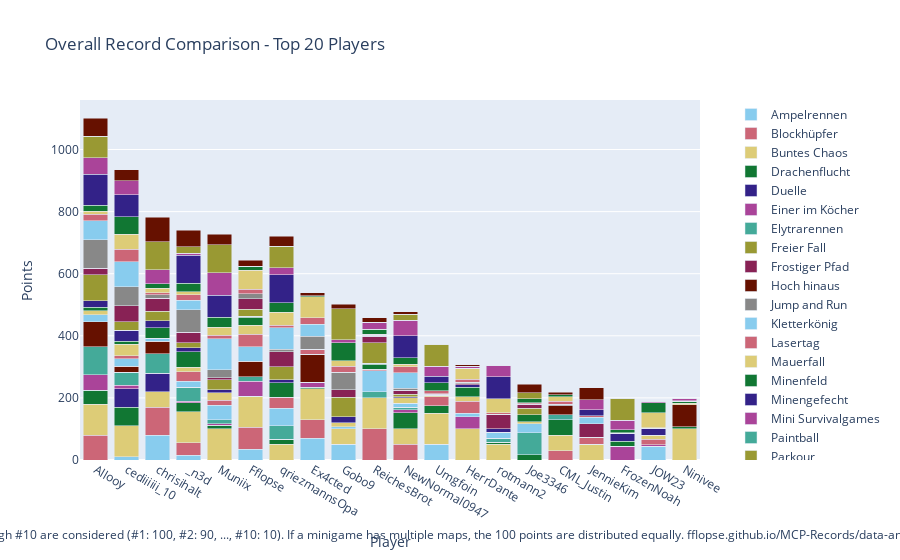

This figure's notebook cell:
### Code cell
import plotly.graph_objects as go

# Sum all columns to get the total score
outDf['Total'] = outDf.sum(axis=1)

# Sort by total score and fill N/A values with 0
outDf = outDf.sort_values(by='Total', ascending=False).fillna(0)

# Crop to top 10 players
cropDf = outDf.head(20).copy()

# Drop the 'Total' column for plotting
cropDf = cropDf.drop(columns=['Total'])

# Create a color palette
color_palette = px.colors.qualitative.Safe

# Create the stacked bar plot
fig = go.Figure()

cropDf = remove_duplicate_columns(cropDf)

for column in cropDf.columns.difference(['Player']):
    fig.add_trace(go.Bar(
        x=cropDf.index,
        y=cropDf[column],
        name=column,
        marker_color=color_palette[len(fig.data) % len(color_palette)]
    ))

# Update layout
fig.update_layout(
    barmode='stack',
    title='Overall Record Comparison - Top 20 Players',
    xaxis=dict(title='Player'),
    yaxis=dict(title='Points'),
    #height=800,
    #width=1000,
    legend=dict(
        x=1.05,
        y=0.5,
        traceorder='normal',
        font=dict(size=12),
        bgcolor='rgba(255, 255, 255, 0)',
        bordercolor='rgba(0, 0, 0, 0)'
    ),
    margin=dict(r=200),  # Adjust right margin to make room for the legend
    annotations=[
        dict(
            x=0.5,
            y=-0.235,
            xref='paper',
            yref='paper',
            text='Max 100 points per minigame. Records #1 through #10 are considered (#1: 100, #2: 90, ..., #10: 10). If a minigame has multiple maps, the 100 points are distributed equally. fflopse.github.io/MCP-Records/data-analysis/global-ranking.ipynb',
            showarrow=False,
            font=dict(size=12),
            xanchor='center'
        )
    ]
)

fig.show()

# save the plot as an html file

fig.write_html('out/overall_record_comparison.html')

### Figure 1 — Plotly figure (JSON) as saved in the notebook; plotly's stock layout.template omitted (floating-point values rounded to 4 significant figures)
{"data": [{"marker": {"color": "rgb(136, 204, 238)"}, "name": "Ampelrennen", "type": "bar", "x": ["Allooy", "cediiiiii_10", "chrisihalt", "_n3d", "Muniix", "Fflopse", "qriezmannsOpa", "Ex4cted", "Gobo9", "ReichesBrot", "NewNormal0947", "Umgfoin", "HerrDante", "rotmann2", "Joe3346", "CML_Justin", "JennieKim", "FrozenNoah", "JOW23", "Ninivee"], "y": [0.0, 10.0, 80.0, 15.0, 0.0, 35.0, 0.0, 70.0, 50.0, 0.0, 0.0, 50.0, 0.0, 0.0, 0.0, 0.0, 0.0, 0.0, 45.0, 0.0]}, {"marker": {"color": "rgb(204, 102, 119)"}, "name": "Blockhüpfer", "type": "bar", "x": ["Allooy", "cediiiiii_10", "chrisihalt", "_n3d", "Muniix", "Fflopse", "qriezmannsOpa", "Ex4cted", "Gobo9", "ReichesBrot", "NewNormal0947", "Umgfoin", "HerrDante", "rotmann2", "Joe3346", "CML_Justin", "JennieKim", "FrozenNoah", "JOW23", "Ninivee"], "y": [80.0, 0.0, 90.0, 40.0, 0.0, 70.0, 0.0, 60.0, 0.0, 100.0, 50.0, 0.0, 0.0, 0.0, 0.0, 30.0, 0.0, 0.0, 0.0, 0.0]}, {"marker": {"color": "rgb(221, 204, 119)"}, "name": "Buntes Chaos", "type": "bar", "x": ["Allooy", "cediiiiii_10", "chrisihalt", "_n3d", "Muniix", "Fflopse", "qriezmannsOpa", "Ex4cted", "Gobo9", "ReichesBrot", "NewNormal0947", "Umgfoin", "HerrDante", "rotmann2", "Joe3346", "CML_Justin", "JennieKim", "FrozenNoah", "JOW23", "Ninivee"], "y": [100.0, 100.0, 50.0, 100.0, 100.0, 100.0, 50.0, 100.0, 50.0, 100.0, 50.0, 100.0, 100.0, 50.0, 0.0, 50.0, 50.0, 0.0, 0.0, 100.0]}, {"marker": {"color": "rgb(17, 119, 51)"}, "name": "Drachenflucht", "type": "bar", "x": ["Allooy", "cediiiiii_10", "chrisihalt", "_n3d", "Muniix", "Fflopse", "qriezmannsOpa", "Ex4cted", "Gobo9", "ReichesBrot", "NewNormal0947", "Umgfoin", "HerrDante", "rotmann2", "Joe3346", "CML_Justin", "JennieKim", "FrozenNoah", "JOW23", "Ninivee"], "y": [45.0, 60.0, 0.0, 30.0, 12.5, 0.0, 17.5, 5.0, 0.0, 0.0, 52.5, 25.0, 0.0, 7.5, 17.5, 50.0, 0.0, 0.0, 0.0, 7.5]}, {"marker": {"color": "rgb(51, 34, 136)"}, "name": "Duelle", "type": "bar", "x": ["Allooy", "cediiiiii_10", "chrisihalt", "_n3d", "Muniix", "Fflopse", "qriezmannsOpa", "Ex4cted", "Gobo9", "ReichesBrot", "NewNormal0947", "Umgfoin", "HerrDante", "rotmann2", "Joe3346", "CML_Justin", "JennieKim", "FrozenNoah", "JOW23", "Ninivee"], "y": [0.0, 60.0, 60.0, 0.0, 0.0, 0.0, 0.0, 0.0, 0.0, 0.0, 0.0, 0.0, 0.0, 0.0, 0.0, 0.0, 0.0, 0.0, 0.0, 0.0]}, {"marker": {"color": "rgb(170, 68, 153)"}, "name": "Einer im Köcher", "type": "bar", "x": ["Allooy", "cediiiiii_10", "chrisihalt", "_n3d", "Muniix", "Fflopse", "qriezmannsOpa", "Ex4cted", "Gobo9", "ReichesBrot", "NewNormal0947", "Umgfoin", "HerrDante", "rotmann2", "Joe3346", "CML_Justin", "JennieKim", "FrozenNoah", "JOW23", "Ninivee"], "y": [50.0, 10.0, 0.0, 4.0, 4.0, 48.0, 0.0, 16.0, 0.0, 0.0, 10.0, 0.0, 40.0, 0.0, 0.0, 0.0, 0.0, 44.0, 4.0, 0.0]}, {"marker": {"color": "rgb(68, 170, 153)"}, "name": "Elytrarennen", "type": "bar", "x": ["Allooy", "cediiiiii_10", "chrisihalt", "_n3d", "Muniix", "Fflopse", "qriezmannsOpa", "Ex4cted", "Gobo9", "ReichesBrot", "NewNormal0947", "Umgfoin", "HerrDante", "rotmann2", "Joe3346", "CML_Justin", "JennieKim", "FrozenNoah", "JOW23", "Ninivee"], "y": [90.0, 42.5, 62.5, 45.0, 12.5, 15.0, 42.5, 0.0, 0.0, 20.0, 7.5, 0.0, 0.0, 12.5, 70.0, 15.0, 0.0, 0.0, 0.0, 0.0]}, {"marker": {"color": "rgb(153, 153, 51)"}, "name": "Freier Fall", "type": "bar", "x": ["Allooy", "cediiiiii_10", "chrisihalt", "_n3d", "Muniix", "Fflopse", "qriezmannsOpa", "Ex4cted", "Gobo9", "ReichesBrot", "NewNormal0947", "Umgfoin", "HerrDante", "rotmann2", "Joe3346", "CML_Justin", "JennieKim", "FrozenNoah", "JOW23", "Ninivee"], "y": [0.0, 0.0, 0.0, 0.0, 0.0, 0.0, 0.0, 0.0, 0.0, 0.0, 0.0, 0.0, 0.0, 0.0, 0.0, 0.0, 0.0, 0.0, 0.0, 0.0]}, {"marker": {"color": "rgb(136, 34, 85)"}, "name": "Frostiger Pfad", "type": "bar", "x": ["Allooy", "cediiiiii_10", "chrisihalt", "_n3d", "Muniix", "Fflopse", "qriezmannsOpa", "Ex4cted", "Gobo9", "ReichesBrot", "NewNormal0947", "Umgfoin", "HerrDante", "rotmann2", "Joe3346", "CML_Justin", "JennieKim", "FrozenNoah", "JOW23", "Ninivee"], "y": [0.0, 0.0, 0.0, 0.0, 0.0, 0.0, 0.0, 0.0, 0.0, 0.0, 0.0, 0.0, 0.0, 0.0, 0.0, 0.0, 0.0, 0.0, 0.0, 0.0]}, {"marker": {"color": "rgb(102, 17, 0)"}, "name": "Hoch hinaus", "type": "bar", "x": ["Allooy", "cediiiiii_10", "chrisihalt", "_n3d", "Muniix", "Fflopse", "qriezmannsOpa", "Ex4cted", "Gobo9", "ReichesBrot", "NewNormal0947", "Umgfoin", "HerrDante", "rotmann2", "Joe3346", "CML_Justin", "JennieKim", "FrozenNoah", "JOW23", "Ninivee"], "y": [80.0, 20.0, 40.0, 0.0, 0.0, 50.0, 0.0, 90.0, 0.0, 0.0, 0.0, 0.0, 0.0, 0.0, 0.0, 30.0, 0.0, 0.0, 0.0, 70.0]}, {"marker": {"color": "rgb(136, 136, 136)"}, "name": "Jump and Run", "type": "bar", "x": ["Allooy", "cediiiiii_10", "chrisihalt", "_n3d", "Muniix", "Fflopse", "qriezmannsOpa", "Ex4cted", "Gobo9", "ReichesBrot", "NewNormal0947", "Umgfoin", "HerrDante", "rotmann2", "Joe3346", "CML_Justin", "JennieKim", "FrozenNoah", "JOW23", "Ninivee"], "y": [0.0, 0.0, 0.0, 0.0, 0.0, 0.0, 0.0, 0.0, 0.0, 0.0, 0.0, 0.0, 0.0, 0.0, 0.0, 0.0, 0.0, 0.0, 0.0, 0.0]}, {"marker": {"color": "rgb(136, 204, 238)"}, "name": "Kletterkönig", "type": "bar", "x": ["Allooy", "cediiiiii_10", "chrisihalt", "_n3d", "Muniix", "Fflopse", "qriezmannsOpa", "Ex4cted", "Gobo9", "ReichesBrot", "NewNormal0947", "Umgfoin", "HerrDante", "rotmann2", "Joe3346", "CML_Justin", "JennieKim", "FrozenNoah", "JOW23", "Ninivee"], "y": [23.33, 23.33, 10.0, 20.0, 46.67, 46.67, 56.67, 0.0, 6.667, 66.67, 13.33, 0.0, 10.0, 20.0, 30.0, 0.0, 0.0, 0.0, 0.0, 0.0]}, {"marker": {"color": "rgb(204, 102, 119)"}, "name": "Lasertag", "type": "bar", "x": ["Allooy", "cediiiiii_10", "chrisihalt", "_n3d", "Muniix", "Fflopse", "qriezmannsOpa", "Ex4cted", "Gobo9", "ReichesBrot", "NewNormal0947", "Umgfoin", "HerrDante", "rotmann2", "Joe3346", "CML_Justin", "JennieKim", "FrozenNoah", "JOW23", "Ninivee"], "y": [0.0, 10.0, 0.0, 30.0, 16.67, 40.0, 35.0, 15.0, 0.0, 5.0, 0.0, 28.33, 40.0, 0.0, 0.0, 0.0, 23.33, 0.0, 18.33, 0.0]}, {"marker": {"color": "rgb(221, 204, 119)"}, "name": "Mauerfall", "type": "bar", "x": ["Allooy", "cediiiiii_10", "chrisihalt", "_n3d", "Muniix", "Fflopse", "qriezmannsOpa", "Ex4cted", "Gobo9", "ReichesBrot", "NewNormal0947", "Umgfoin", "HerrDante", "rotmann2", "Joe3346", "CML_Justin", "JennieKim", "FrozenNoah", "JOW23", "Ninivee"], "y": [12.86, 37.14, 0.0, 14.29, 24.29, 28.57, 0.0, 0.0, 12.86, 0.0, 17.14, 5.714, 14.29, 0.0, 5.714, 0.0, 0.0, 0.0, 12.86, 5.714]}, {"marker": {"color": "rgb(17, 119, 51)"}, "name": "Minenfeld", "type": "bar", "x": ["Allooy", "cediiiiii_10", "chrisihalt", "_n3d", "Muniix", "Fflopse", "qriezmannsOpa", "Ex4cted", "Gobo9", "ReichesBrot", "NewNormal0947", "Umgfoin", "HerrDante", "rotmann2", "Joe3346", "CML_Justin", "JennieKim", "FrozenNoah", "JOW23", "Ninivee"], "y": [10.0, 10.0, 33.33, 50.0, 0.0, 26.67, 46.67, 0.0, 0.0, 16.67, 0.0, 0.0, 30.0, 0.0, 23.33, 0.0, 0.0, 16.67, 0.0, 6.667]}, {"marker": {"color": "rgb(51, 34, 136)"}, "name": "Minengefecht", "type": "bar", "x": ["Allooy", "cediiiiii_10", "chrisihalt", "_n3d", "Muniix", "Fflopse", "qriezmannsOpa", "Ex4cted", "Gobo9", "ReichesBrot", "NewNormal0947", "Umgfoin", "HerrDante", "rotmann2", "Joe3346", "CML_Justin", "JennieKim", "FrozenNoah", "JOW23", "Ninivee"], "y": [22.5, 35.0, 22.5, 13.75, 10.0, 3.75, 10.0, 0.0, 20.0, 3.75, 3.75, 0.0, 8.75, 10.0, 0.0, 0.0, 0.0, 25.0, 22.5, 0.0]}, {"marker": {"color": "rgb(170, 68, 153)"}, "name": "Mini Survivalgames", "type": "bar", "x": ["Allooy", "cediiiiii_10", "chrisihalt", "_n3d", "Muniix", "Fflopse", "qriezmannsOpa", "Ex4cted", "Gobo9", "ReichesBrot", "NewNormal0947", "Umgfoin", "HerrDante", "rotmann2", "Joe3346", "CML_Justin", "JennieKim", "FrozenNoah", "JOW23", "Ninivee"], "y": [0.0, 0.0, 0.0, 0.0, 0.0, 0.0, 0.0, 0.0, 0.0, 0.0, 0.0, 0.0, 0.0, 0.0, 0.0, 0.0, 0.0, 0.0, 0.0, 0.0]}, {"marker": {"color": "rgb(68, 170, 153)"}, "name": "Paintball", "type": "bar", "x": ["Allooy", "cediiiiii_10", "chrisihalt", "_n3d", "Muniix", "Fflopse", "qriezmannsOpa", "Ex4cted", "Gobo9", "ReichesBrot", "NewNormal0947", "Umgfoin", "HerrDante", "rotmann2", "Joe3346", "CML_Justin", "JennieKim", "FrozenNoah", "JOW23", "Ninivee"], "y": [0.0, 0.0, 0.0, 0.0, 0.0, 0.0, 0.0, 0.0, 0.0, 0.0, 0.0, 0.0, 0.0, 0.0, 0.0, 0.0, 0.0, 0.0, 0.0, 0.0]}, {"marker": {"color": "rgb(153, 153, 51)"}, "name": "Parkour", "type": "bar", "x": ["Allooy", "cediiiiii_10", "chrisihalt", "_n3d", "Muniix", "Fflopse", "qriezmannsOpa", "Ex4cted", "Gobo9", "ReichesBrot", "NewNormal0947", "Umgfoin", "HerrDante", "rotmann2", "Joe3346", "CML_Justin", "JennieKim", "FrozenNoah", "JOW23", "Ninivee"], "y": [82.5, 27.5, 30.0, 15.0, 32.5, 22.5, 42.5, 0.0, 62.5, 65.0, 7.5, 0.0, 0.0, 0.0, 20.0, 0.0, 0.0, 0.0, 0.0, 0.0]}, {"marker": {"color": "rgb(136, 34, 85)"}, "name": "Pferderennen", "type": "bar", "x": ["Allooy", "cediiiiii_10", "chrisihalt", "_n3d", "Muniix", "Fflopse", "qriezmannsOpa", "Ex4cted", "Gobo9", "ReichesBrot", "NewNormal0947", "Umgfoin", "HerrDante", "rotmann2", "Joe3346", "CML_Justin", "JennieKim", "FrozenNoah", "JOW23", "Ninivee"], "y": [21.67, 51.67, 43.33, 35.0, 5.0, 33.33, 48.33, 0.0, 25.0, 21.67, 13.33, 3.333, 3.333, 46.67, 13.33, 0.0, 43.33, 0.0, 0.0, 0.0]}, {"marker": {"color": "rgb(102, 17, 0)"}, "name": "Reihenfolge", "type": "bar", "x": ["Allooy", "cediiiiii_10", "chrisihalt", "_n3d", "Muniix", "Fflopse", "qriezmannsOpa", "Ex4cted", "Gobo9", "ReichesBrot", "NewNormal0947", "Umgfoin", "HerrDante", "rotmann2", "Joe3346", "CML_Justin", "JennieKim", "FrozenNoah", "JOW23", "Ninivee"], "y": [0.0, 0.0, 0.0, 0.0, 0.0, 0.0, 0.0, 0.0, 0.0, 0.0, 0.0, 0.0, 0.0, 0.0, 0.0, 0.0, 0.0, 0.0, 0.0, 0.0]}, {"marker": {"color": "rgb(136, 136, 136)"}, "name": "Replika", "type": "bar", "x": ["Allooy", "cediiiiii_10", "chrisihalt", "_n3d", "Muniix", "Fflopse", "qriezmannsOpa", "Ex4cted", "Gobo9", "ReichesBrot", "NewNormal0947", "Umgfoin", "HerrDante", "rotmann2", "Joe3346", "CML_Justin", "JennieKim", "FrozenNoah", "JOW23", "Ninivee"], "y": [92.05, 60.77, 11.11, 72.48, 27.01, 16.75, 7.094, 41.97, 55.38, 3.59, 6.667, 0.5128, 3.675, 0.5128, 0.5128, 4.444, 0.4274, 0.0, 0.6838, 0.1709]}, {"marker": {"color": "rgb(136, 204, 238)"}, "name": "Runterpurzeln", "type": "bar", "x": ["Allooy", "cediiiiii_10", "chrisihalt", "_n3d", "Muniix", "Fflopse", "qriezmannsOpa", "Ex4cted", "Gobo9", "ReichesBrot", "NewNormal0947", "Umgfoin", "HerrDante", "rotmann2", "Joe3346", "CML_Justin", "JennieKim", "FrozenNoah", "JOW23", "Ninivee"], "y": [60.0, 80.0, 0.0, 30.0, 100.0, 0.0, 70.0, 40.0, 0.0, 0.0, 50.0, 0.0, 0.0, 0.0, 0.0, 0.0, 20.0, 0.0, 0.0, 0.0]}, {"marker": {"color": "rgb(204, 102, 119)"}, "name": "Sammelwahn", "type": "bar", "x": ["Allooy", "cediiiiii_10", "chrisihalt", "_n3d", "Muniix", "Fflopse", "qriezmannsOpa", "Ex4cted", "Gobo9", "ReichesBrot", "NewNormal0947", "Umgfoin", "HerrDante", "rotmann2", "Joe3346", "CML_Justin", "JennieKim", "FrozenNoah", "JOW23", "Ninivee"], "y": [21.03, 41.54, 5.641, 17.69, 11.03, 14.1, 7.179, 20.0, 19.49, 2.308, 19.23, 10.0, 9.744, 5.385, 4.615, 9.744, 4.872, 2.564, 0.5128, 1.538]}, {"marker": {"color": "rgb(221, 204, 119)"}, "name": "Schießstand", "type": "bar", "x": ["Allooy", "cediiiiii_10", "chrisihalt", "_n3d", "Muniix", "Fflopse", "qriezmannsOpa", "Ex4cted", "Gobo9", "ReichesBrot", "NewNormal0947", "Umgfoin", "HerrDante", "rotmann2", "Joe3346", "CML_Justin", "JennieKim", "FrozenNoah", "JOW23", "Ninivee"], "y": [10.0, 47.5, 15.0, 10.0, 25.0, 60.0, 42.5, 67.5, 17.5, 0.0, 7.5, 0.0, 35.0, 45.0, 0.0, 15.0, 0.0, 0.0, 47.5, 0.0]}, {"marker": {"color": "rgb(17, 119, 51)"}, "name": "Skywars", "type": "bar", "x": ["Allooy", "cediiiiii_10", "chrisihalt", "_n3d", "Muniix", "Fflopse", "qriezmannsOpa", "Ex4cted", "Gobo9", "ReichesBrot", "NewNormal0947", "Umgfoin", "HerrDante", "rotmann2", "Joe3346", "CML_Justin", "JennieKim", "FrozenNoah", "JOW23", "Ninivee"], "y": [20.0, 56.67, 15.0, 26.67, 33.33, 13.33, 30.0, 3.333, 58.33, 16.67, 21.67, 26.67, 0.0, 0.0, 11.67, 6.667, 0.0, 10.0, 33.33, 0.0]}, {"marker": {"color": "rgb(51, 34, 136)"}, "name": "Spleef", "type": "bar", "x": ["Allooy", "cediiiiii_10", "chrisihalt", "_n3d", "Muniix", "Fflopse", "qriezmannsOpa", "Ex4cted", "Gobo9", "ReichesBrot", "NewNormal0947", "Umgfoin", "HerrDante", "rotmann2", "Joe3346", "CML_Justin", "JennieKim", "FrozenNoah", "JOW23", "Ninivee"], "y": [100.0, 70.0, 0.0, 90.0, 70.0, 0.0, 90.0, 0.0, 0.0, 0.0, 70.0, 20.0, 0.0, 70.0, 0.0, 0.0, 20.0, 0.0, 0.0, 0.0]}, {"marker": {"color": "rgb(170, 68, 153)"}, "name": "Survivalgames", "type": "bar", "x": ["Allooy", "cediiiiii_10", "chrisihalt", "_n3d", "Muniix", "Fflopse", "qriezmannsOpa", "Ex4cted", "Gobo9", "ReichesBrot", "NewNormal0947", "Umgfoin", "HerrDante", "rotmann2", "Joe3346", "CML_Justin", "JennieKim", "FrozenNoah", "JOW23", "Ninivee"], "y": [52.5, 45.0, 45.0, 7.5, 72.5, 0.0, 22.5, 0.0, 10.0, 22.5, 50.0, 32.5, 7.5, 37.5, 0.0, 0.0, 32.5, 30.0, 5.0, 5.0]}, {"marker": {"color": "rgb(68, 170, 153)"}, "name": "Todeswürfel", "type": "bar", "x": ["Allooy", "cediiiiii_10", "chrisihalt", "_n3d", "Muniix", "Fflopse", "qriezmannsOpa", "Ex4cted", "Gobo9", "ReichesBrot", "NewNormal0947", "Umgfoin", "HerrDante", "rotmann2", "Joe3346", "CML_Justin", "JennieKim", "FrozenNoah", "JOW23", "Ninivee"], "y": [0.0, 0.0, 0.0, 0.0, 0.0, 0.0, 0.0, 0.0, 0.0, 0.0, 0.0, 0.0, 0.0, 0.0, 0.0, 0.0, 0.0, 0.0, 0.0, 0.0]}, {"marker": {"color": "rgb(153, 153, 51)"}, "name": "Turmroulette", "type": "bar", "x": ["Allooy", "cediiiiii_10", "chrisihalt", "_n3d", "Muniix", "Fflopse", "qriezmannsOpa", "Ex4cted", "Gobo9", "ReichesBrot", "NewNormal0947", "Umgfoin", "HerrDante", "rotmann2", "Joe3346", "CML_Justin", "JennieKim", "FrozenNoah", "JOW23", "Ninivee"], "y": [70.0, 0.0, 90.0, 20.0, 90.0, 0.0, 70.0, 0.0, 100.0, 0.0, 20.0, 70.0, 0.0, 0.0, 20.0, 0.0, 0.0, 70.0, 0.0, 0.0]}, {"marker": {"color": "rgb(136, 34, 85)"}, "name": "Waffenfolge", "type": "bar", "x": ["Allooy", "cediiiiii_10", "chrisihalt", "_n3d", "Muniix", "Fflopse", "qriezmannsOpa", "Ex4cted", "Gobo9", "ReichesBrot", "NewNormal0947", "Umgfoin", "HerrDante", "rotmann2", "Joe3346", "CML_Justin", "JennieKim", "FrozenNoah", "JOW23", "Ninivee"], "y": [0.0, 0.0, 0.0, 0.0, 0.0, 0.0, 0.0, 0.0, 0.0, 0.0, 0.0, 0.0, 0.0, 0.0, 0.0, 0.0, 0.0, 0.0, 0.0, 0.0]}, {"marker": {"color": "rgb(102, 17, 0)"}, "name": "Wettrennen", "type": "bar", "x": ["Allooy", "cediiiiii_10", "chrisihalt", "_n3d", "Muniix", "Fflopse", "qriezmannsOpa", "Ex4cted", "Gobo9", "ReichesBrot", "NewNormal0947", "Umgfoin", "HerrDante", "rotmann2", "Joe3346", "CML_Justin", "JennieKim", "FrozenNoah", "JOW23", "Ninivee"], "y": [58.0, 36.0, 78.0, 54.0, 34.0, 20.0, 32.0, 10.0, 14.0, 14.0, 8.0, 0.0, 4.0, 0.0, 28.0, 8.0, 38.0, 0.0, 0.0, 0.0]}], "layout": {"annotations": [{"font": {"size": 12}, "showarrow": false, "text": "Max 100 points per minigame. Records #1 through #10 are considered (#1: 100, #2: 90, ..., #10: 10). If a minigame has multiple maps, the 100 points are distributed equally. fflopse.github.io/MCP-Records/data-analysis/global-ranking.ipynb", "x": 0.5, "xanchor": "center", "xref": "paper", "y": -0.235, "yref": "paper"}], "barmode": "stack", "legend": {"bgcolor": "rgba(255, 255, 255, 0)", "bordercolor": "rgba(0, 0, 0, 0)", "font": {"size": 12}, "traceorder": "normal", "x": 1.05, "y": 0.5}, "margin": {"r": 200}, "title": {"text": "Overall Record Comparison - Top 20 Players"}, "xaxis": {"title": {"text": "Player"}}, "yaxis": {"title": {"text": "Points"}}}}
